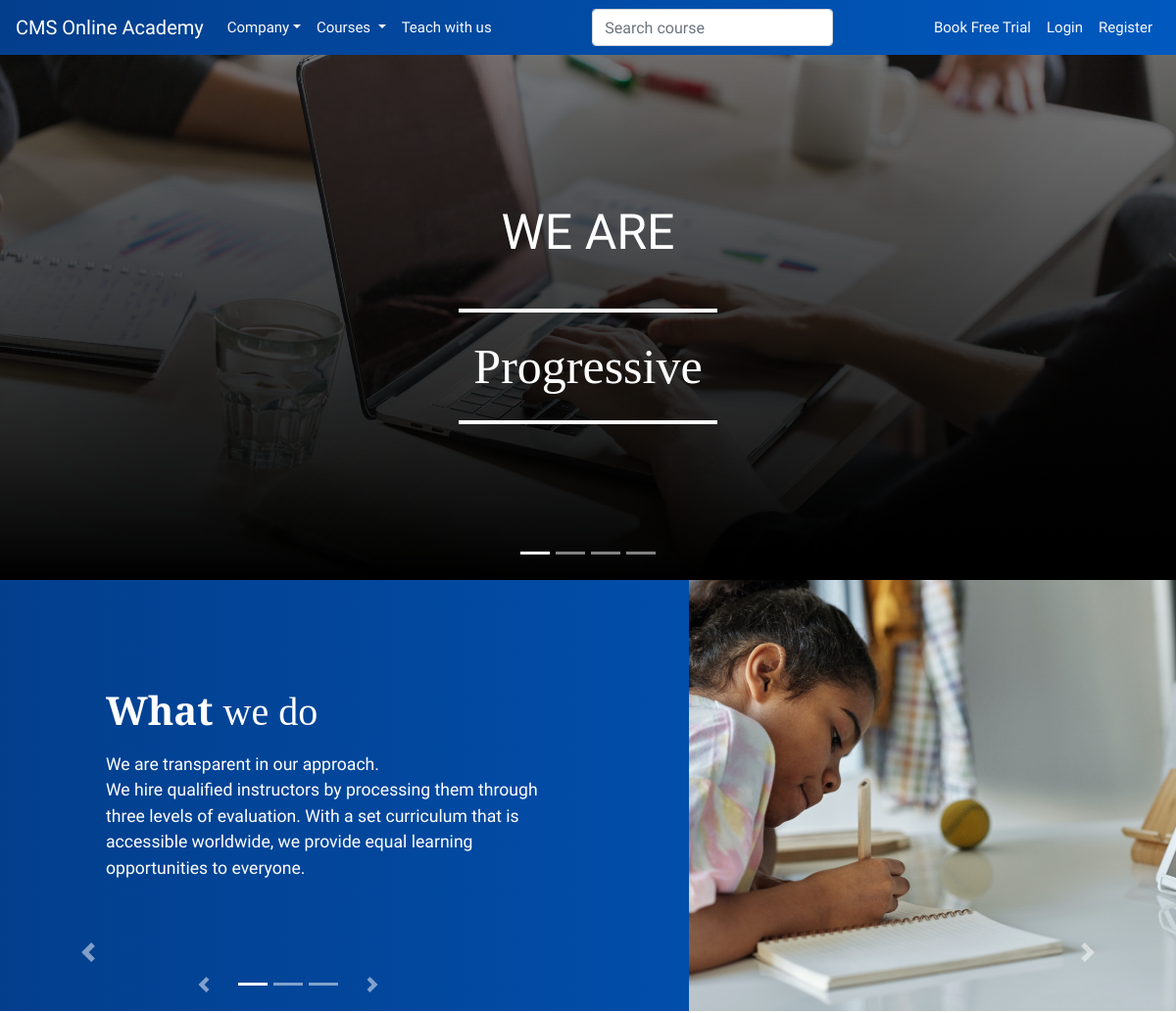
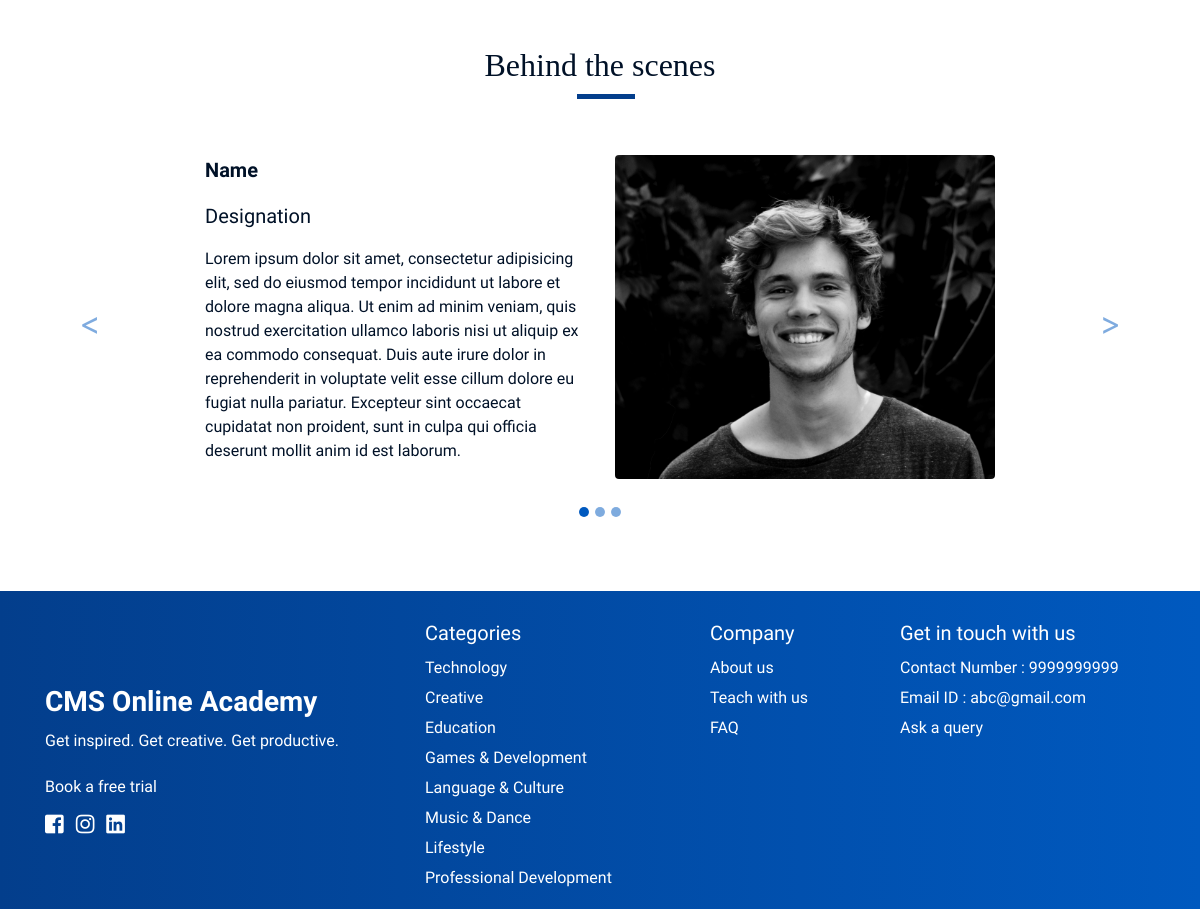
Page /about-us on the committed database (2 pictures, top to bottom).
### api/models.py (models this page shows, shortened)
class Category(models.Model):
    name = models.CharField(max_length=64)

### api/views.py (the view)
    def view(request, **kwargs):
        template = loader.get_template(template_name)
        context = {
            'me': AcademyUser.get_for(request.user),
            'all_categories': Category.objects.all(),
            **kwargs,
            **ctx,
        }
        return HttpResponse(template.render(context, request))

### api/models.py (called while the page is built, shortened)
    @classmethod
    def get_for(cls, user: User):
        if isinstance(user, AnonymousUser):
            return None

### api/views.py (called while the page is built)
def standard_view(template_name, ctx=None):
    if ctx is None:
        ctx = {}
    def view(request, **kwargs):
        template = loader.get_template(template_name)
        context = {
            'me': AcademyUser.get_for(request.user),
            'all_categories': Category.objects.all(),
            **kwargs,
            **ctx,
        }
        return HttpResponse(template.render(context, request))
    return view

### templates/landing/about-us.html (shortened to what this page needs)
{% extends 'landing/landing-base.html' %}
{% load static %}
{% block landing-body %}
    <section class="about-us-top">
        <div id="carouselabout" class="carousel carousel-fade" data-ride="carousel">
            <ol class="carousel-indicators">
                <li data-target="#carouselabout" data-slide-to="0" class="active"></li>
                <li data-target="#carouselabout" data-slide-to="1"></li>
                <li data-target="#carouselabout" data-slide-to="2"></li>
                <li data-target="#carouselabout" data-slide-to="3"></li>
            </ol>
            <div class="carousel-inner">
                <div class="carousel-item active" data-interval="3000">
                    <div class="img__overlay-about-us">
                        <p class="static-about">We are</p><br>
                        <p class="dynamic-about">Progressive</p>
                    </div>
                    <img src="{% static 'images/banner1.jpg' %}" class="d-block w-100 " alt="banner1">
                </div>
            </div>
        </div>
        <a class="carousel-control-prev" href="#carouselabout" role="button" data-slide="prev">
            <span class="carousel-control-prev-icon" aria-hidden="true"></span>
        </a>
        <a class="carousel-control-next" href="#carouselabout" role="button" data-slide="next">
            <span class="carousel-control-next-icon" aria-hidden="true"></span>
        </a>
    </section>
    <section class="what-why-how">
        <div id="carousel-wwh" class="carousel" data-ride="carousel" pause="hover">
            <ol class="carousel-indicators">
                <li data-target="#carousel-wwh" data-slide-to="0" class="active"></li>
                <li data-target="#carousel-wwh" data-slide-to="1"></li>
                <li data-target="#carousel-wwh" data-slide-to="2"></li>
                <a class="carousel-control-prev" href="#carousel-wwh" role="button" data-slide="prev">
                    <span class="carousel-control-prev-icon" aria-hidden="true"></span>
                </a>
                <a class="carousel-control-next" href="#carousel-wwh" role="button" data-slide="next">
                    <span class="carousel-control-next-icon" aria-hidden="true"></span>
                </a>
            </ol>
            <div class="carousel-inner" style="background: #0059BF">
                <div class="carousel-item active" data-interval="5000">
                    <div class="row">
                        <div class="col-sm-7 py-5 my-auto left">
                            <h1><strong>What</strong> we do</h1>
                            <p class="py-2">We are transparent in our approach.<br> We hire qualified instructors by
                                processing them through three levels of evaluation. With a set curriculum that is
                                accessible worldwide, we provide equal learning opportunities to everyone.</p>
                        </div>
                        <div class="col-sm-5 right d-none d-sm-block p-0">
                            <img src="{% static 'images/whatwedo.jpg' %}">
                        </div>
                    </div>
                </div>
            </div>
    </section>
    <section class="behind py-5">
        <center><h1 class="head">Behind the scenes</h1></center>
        <div id="carousel-behind" class="carousel slide" data-ride="carousel" pause="hover">
            <ol class="carousel-indicators">
                <li data-target="#carousel-behind" data-slide-to="0" class="active"></li>
                <li data-target="#carousel-behind" data-slide-to="1"></li>
                <li data-target="#carousel-behind" data-slide-to="2"></li>
            </ol>
            <div class="carousel-inner py-5">
                <div class="carousel-item active" data-interval="5000">
                    <div class="row pb-3 justify-content-center">
                        <div class="d-block col-8 col-md-4">
                            <p class="heading">Name</p>
                            <p class="sub-head">Designation</p>
                            <p class="why-us-con">
                                Lorem ipsum dolor sit amet, consectetur adipisicing elit, sed do eiusmod
                                tempor incididunt ut labore et dolore magna aliqua. Ut enim ad minim veniam,
                                quis nostrud exercitation ullamco laboris nisi ut aliquip ex ea commodo
                                consequat. Duis aute irure dolor in reprehenderit in voluptate velit esse
                                cillum dolore eu fugiat nulla pariatur. Excepteur sint occaecat cupidatat non
                                proident, sunt in culpa qui officia deserunt mollit anim id est laborum.
                            </p>
                        </div>
                        <div class="col-8 col-md-4">
                            <img src="{% static 'images/ins1.jpg' %}" class="img-thumbnail behind-img border-0 p-0 m-0">
                        </div>
                    </div>
                </div>
                <a class="carousel-control-prev" href="#carousel-behind" role="button" data-slide="prev">
                    <span class="carousel-control-prev-icon" aria-hidden="true"></span>
                </a>
                <a class="carousel-control-next" href="#carousel-behind" role="button" data-slide="next">
                    <span class="carousel-control-next-icon" aria-hidden="true"></span>
                </a>
            </div>
    </section>
{% endblock %}

### templates/footer.html
<footer class="footer">
    <div class="container ">
        <div class="row justify-content-between">
            <div class=" col-lg-4 col-md-3 col-sm-7 my-auto pt-5">
                <h3><a href="{% url 'index' %}" class="h3">CMS Online Academy</a></h3>
                <p>
                    <span class="sub">Get inspired. </span>
                    <span class="sub">Get creative. </span>
                    <span class="sub">Get productive.</span>
                </p>
                <a class="text-white " href="{% url 'book-trial' %}">Book a free trial</a>
                <ul class="list-unstyled list-inline py-2">
                    <li class="list-inline-item"><a href="#"><i class="fab fa-facebook-square fa-lg"></i></a></li>
                    <li class="list-inline-item"><a href="#"><i class="fab fa-instagram fa-lg"></i></a></li>
                    <li class="list-inline-item"><a href="#"><i class="fab fa-linkedin fa-lg"></i></a></li>
                </ul>
            </div>
            <div class=" col-lg-3 col-md-4  col-sm-5"><br>
                <h5>Categories</h5>
                <ul class="list-unstyled text-small ">
                    {% for category in all_categories %}
                        <li><a class="text-white" href="{% url 'courses-offered' category.id %}">{{ category.name }}</a></li>
                    {% endfor %}
                </ul>
            </div>
            <div class=" col-lg-2 col-md-2 col-sm-6"><br>
                <h5>Company</h5>
                <ul class="list-unstyled text-small">
                    <li><a class="text-white" href="{% url 'about-us' %}">About us</a></li>
                    <li><a class="text-white" href="{% url 'teach-with-us' %}">Teach with us</a></li>
                    <li><a class="text-white" href="{% url 'faq' %}">FAQ</a></li>
                </ul>
            </div>
            <div class=" col-lg-3 col-md-3 col-sm-6"><br>
                <h5>Get in touch with us</h5>
                <ul class="list-unstyled text-small">
                    <li><a href="tel:+91 9443232761" class="text-white">Contact Number : 9999999999</a></li>
                    <li><a href="mailto:adarshyahari@gmail.com" class="text-white">Email ID : abc@gmail.com</a></li>
                    <li><a class="text-white" data-toggle="modal" data-target="#query-popup">Ask a query</a></li>
                </ul>
            </div>
        </div>
    </div>
</footer>

### api/static/styles/index.css (style rules this page uses)
html { scroll-behavior: smooth; }
body { color:#001127; }
a, a:hover, a:active { color:#001127; text-decoration: none; cursor: pointer; }
.footer { bottom: 0; width: 100%; color: white; font-family: 'Raleway', sans-serif; min-height: 50%; line-height: 30px; background-image: linear-gradient(to right, #033E8C , #0059BF); }
.footer .h3, .your-turn .h3 { color: white; font-family: 'Raleway', sans-serif; font-weight: 600; }
.fab { color: white; }
h1 { font-family: 'Playfair Display', serif; font-weight: 400; font-size: 2.5rem; }
.text-small { font-family: 'Raleway', sans-serif; font-weight: 300; }
.head { font-size: 2rem; display: inline-block; padding-bottom: 15px; position: relative; }
.head:before { content: ""; position: absolute; width: 25%; height: 1px; bottom: 0; left: 40%; border-bottom: 5px solid #033E8C; }
.heading { font-family: 'Raleway', sans-serif; font-weight: 600; font-size: 20px; white-space: nowrap; }
.sub-head { font-family: 'Raleway', sans-serif; font-weight: 400; font-size: 20px; white-space: nowrap; }
.sub { white-space: nowrap; }
.about-us-top img { width: 100%; height: 33.5rem; object-fit: cover; overflow: hidden; }
.img__overlay-about-us { display: flex; flex-direction: column; align-items: center; justify-content: center; position: absolute; left: 0; right: 0; top: 0; bottom: 0; z-index: 1; background: #FF00DC; background: -webkit-linear-gradient(rgba(0,0,0,0.5), black); background: linear-gradient(rgba(0,0,0,0.5), black); }
.static-about { font-family: 'Raleway', sans-serif; font-weight: 400; font-size: 50px; text-transform: uppercase; color: white; }
.dynamic-about { font-family: 'Playfair Display', serif; font-weight: 400; font-size: 50px; color: white; display: inline-block; padding: 30px 15px; border-top: 4px solid white; border-bottom: 4px solid white; line-height: 1em; text-decoration: none; }
.what-why-how .row { min-height: 440px; }
.what-why-how { overflow: hidden; color: white; }
.what-why-how p { font-family: 'Raleway', sans-serif; font-size: 1.1rem; font-weight: 400; }
.what-why-how .row { background-image: linear-gradient(to right, #033E8C , #0059BF); }
.what-why-how .left { padding-left: 10%; padding-right: 10%; }
.what-why-how img { object-fit: cover; overflow: hidden; width: 100%; height: 100%; border: none; padding: none; }
.what-why-how .carousel-indicators { text-align: left; float: left; left: 5% !important; right: inherit; z-index: 2; }
.what-why-how .carousel-control-prev, .what-why-how .carousel-control-next { margin-right: -40px; margin-left: -40px; }
#carousel-test .carousel-indicators li,#carousel-behind .carousel-indicators li { background-color: #0059BF; width: 10px; height: 10px; border-radius: 50%; }
#carousel-test .carousel-indicators .active, #carousel-behind .carousel-indicators .active { background-color: #0059BF; width: 10px; height: 10px; border-radius: 50%; }
#carousel-test .carousel-control-prev-icon, #carousel-test .carousel-control-next-icon, #carousel-behind .carousel-control-prev-icon, #carousel-behind .carousel-control-next-icon { height: 50px; width: 50px; background-size: 100%, 100%; border-radius: 50%; background-color: white; }
#carousel-test .carousel-control-next-icon:after, #carousel-behind .carousel-control-next-icon:after { content: '>'; font-size: 32px; color: #0059BF; }
#carousel-test .carousel-control-prev-icon:after, #carousel-behind .carousel-control-prev-icon:after { content: '<'; font-size: 32px; color: #0059BF; }
.why-us-con { font-family: 'Raleway', sans-serif; font-weight: 400; font-size: 16px; }
.behind-img { height: 100%; width: 100%; object-fit: cover; }

### rows in the picture
Category: name "Technology"
Category: name "Creative"
Category: name "Education"
Category: name "Games & Development"
Category: name "Language & Culture"
Category: name "Music & Dance"
Category: name "Lifestyle"
Category: name "Professional Development"
